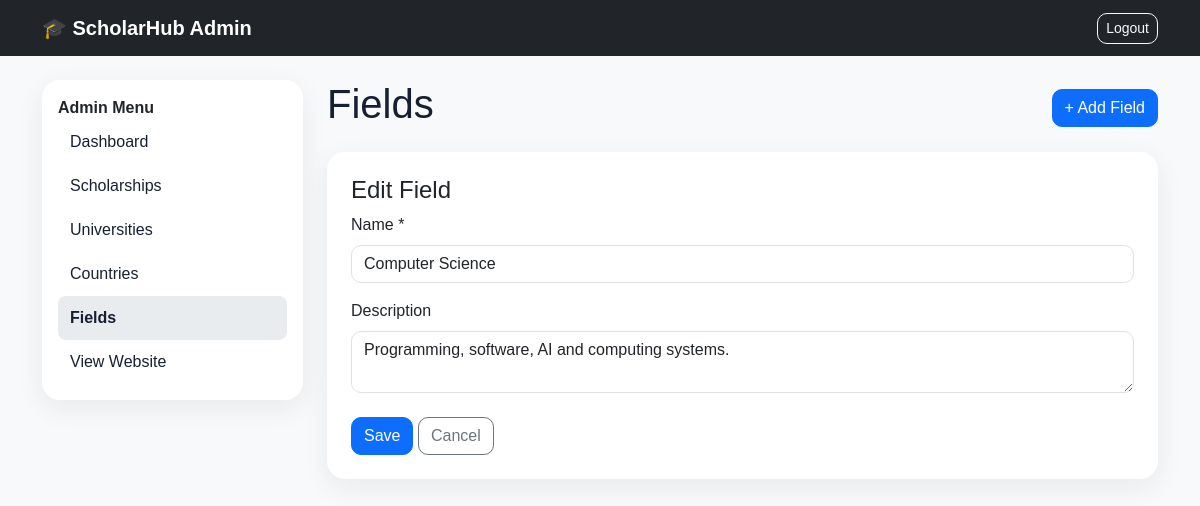
The app's page /admin/fields.php?action=edit&id=1 (signed in) with its own data.
### tables this page shows
CREATE TABLE IF NOT EXISTS fields (id INT AUTO_INCREMENT PRIMARY KEY,name VARCHAR(150) NOT NULL UNIQUE,description TEXT NULL,created_at TIMESTAMP DEFAULT CURRENT_TIMESTAMP);

### includes/functions.php (called while the page is built, shortened)
<?php
function e($v)
{
    return htmlspecialchars((string)$v, ENT_QUOTES, 'UTF-8');
}

### admin/fields.php (the view)
<?php require '../config/db.php';require '../includes/functions.php';need_admin();$a=$_GET['action']??'list';$id=(int)($_GET['id']??0);$err='';if($a==='delete'&&$id){$st=$pdo->prepare('DELETE FROM fields WHERE id=?');$st->execute([$id]);header('Location: fields.php');exit;}if($_SERVER['REQUEST_METHOD']==='POST'){$n=trim($_POST['name']);$d=trim($_POST['description']);if($n==='')$err='Field name is required.';else{if($id){$st=$pdo->prepare('UPDATE fields SET name=?,description=? WHERE id=?');$st->execute([$n,$d,$id]);}else{$st=$pdo->prepare('INSERT INTO fields(name,description) VALUES(?,?)');$st->execute([$n,$d]);}header('Location: fields.php');exit;}}$item=null;if($a==='edit'&&$id){$st=$pdo->prepare('SELECT * FROM fields WHERE id=?');$st->execute([$id]);$item=$st->fetch();}$title='Manage Fields';require '_header.php';?><div class="d-flex justify-content-between align-items-center mb-3"><h1>Fields</h1><a class="btn btn-primary" href="?action=add">+ Add Field</a></div><?php if($a==='add'||$a==='edit'): ?><div class="card p-4"><h4><?=$a==='edit'?'Edit':'Add'?> Field</h4><?php if($err):?><div class="alert alert-danger"><?=e($err)?></div><?php endif;?><form method="post"><label class="form-label">Name *</label><input class="form-control mb-3" name="name" value="<?=e($item['name']??'')?>" required><label class="form-label">Description</label><textarea class="form-control" name="description"><?=e($item['description']??'')?></textarea><button class="btn btn-primary mt-4">Save</button> <a class="btn btn-outline-secondary mt-4" href="fields.php">Cancel</a></form></div><?php else: ?><div class="table-card table-responsive"><table class="table"><thead><tr><th>Field</th><th>Description</th><th>Action</th></tr></thead><tbody><?php foreach($pdo->query('SELECT * FROM fields ORDER BY id DESC') as $r): ?><tr><td><?=e($r['name'])?></td><td><?=e($r['description'])?></td><td><a class="btn btn-sm btn-outline-dark" href="?action=edit&id=<?=$r['id']?>">Edit</a> <a data-confirm="Delete this field?" class="btn btn-sm btn-outline-danger" href="?action=delete&id=<?=$r['id']?>">Delete</a></td></tr><?php endforeach;?></tbody></table></div><?php endif;?><?php require '_footer.php'; ?>

### assets/css/style.css (style rules this page uses)
body { font-family: Arial, sans-serif; background: #f8f9fa; color: #172033 }
.card { border: 0; border-radius: 18px; box-shadow: 0 8px 28px rgba(20, 30, 50, .07) }
.btn, .form-control, .form-select { border-radius: 10px }

### records on screen
fields: name "Computer Science", description "Programming, software, AI and computing systems."
